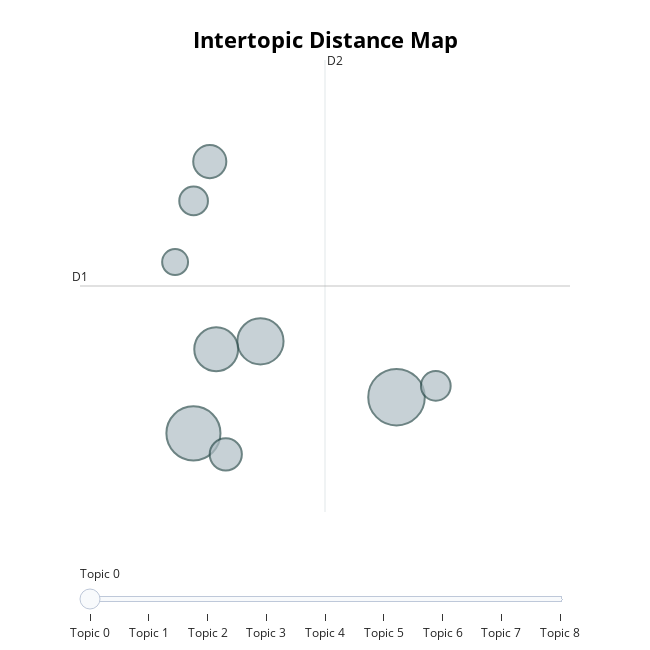

The code cell stored with this chart in its notebook:
### Markdown cell above
# Bert Topic

### Code cell
topic_model.visualize_topics()

### Figure 1 — Plotly figure (JSON) as saved in the notebook; plotly's stock layout.template omitted (floating-point values rounded to 4 significant figures)
{"data": [{"customdata": [[0, "heat | electricity | buildings | heating | decarbonisation", 105], [1, "resilience | events | risk | extreme | hazards", 96], [2, "skills | evidence | capacity | knowledge | learning", 70], [3, "work | city | people | goals | achieve", 63], [4, "waste | consumption | goods | responsible | recycling", 36], [5, "natural | global | ipcc | species | warming", 34], [6, "vehicles | cycling | people | walking | air", 29], [7, "food | sustainable | chain | resilient | cultural", 27], [8, "green | blue | environment | health | community", 22]], "hovertemplate": "<b>Topic %{customdata[0]}</b><br>Words: %{customdata[1]}<br>Size: %{customdata[2]}", "legendgroup": "", "marker": {"color": "#B0BEC5", "line": {"color": "DarkSlateGrey", "width": 2}, "size": [105, 96, 70, 63, 36, 34, 29, 27, 22], "sizemode": "area", "sizeref": 0.06563, "symbol": "circle"}, "mode": "markers", "name": "", "orientation": "v", "showlegend": false, "type": "scatter", "x": [10.47, 7.985, 8.805, 8.264, 8.185, 8.381, 10.95, 7.987, 7.761], "xaxis": "x", "y": [5.2, 4.774, 5.858, 5.764, 7.973, 4.528, 5.333, 7.511, 6.791], "yaxis": "y"}], "layout": {"annotations": [{"showarrow": false, "text": "D1", "x": 6.597, "y": 6.509, "yshift": 10}, {"showarrow": false, "text": "D2", "x": 9.596, "xshift": 10, "y": 9.169}], "height": 650, "hoverlabel": {"bgcolor": "white", "font": {"family": "Rockwell", "size": 16}}, "legend": {"itemsizing": "constant", "tracegroupgap": 0}, "margin": {"t": 60}, "shapes": [{"line": {"color": "#CFD8DC", "width": 2}, "type": "line", "x0": 9.596, "x1": 9.596, "y0": 3.848, "y1": 9.169}, {"line": {"color": "#9E9E9E", "width": 2}, "type": "line", "x0": 6.597, "x1": 12.59, "y0": 6.509, "y1": 6.509}], "sliders": [{"active": 0, "pad": {"t": 50}, "steps": [{"args": [{"marker.color": [["red", "#B0BEC5", "#B0BEC5", "#B0BEC5", "#B0BEC5", "#B0BEC5", "#B0BEC5", "#B0BEC5", "#B0BEC5"]]}], "label": "Topic 0", "method": "update"}, {"args": [{"marker.color": [["#B0BEC5", "red", "#B0BEC5", "#B0BEC5", "#B0BEC5", "#B0BEC5", "#B0BEC5", "#B0BEC5", "#B0BEC5"]]}], "label": "Topic 1", "method": "update"}, {"args": [{"marker.color": [["#B0BEC5", "#B0BEC5", "red", "#B0BEC5", "#B0BEC5", "#B0BEC5", "#B0BEC5", "#B0BEC5", "#B0BEC5"]]}], "label": "Topic 2", "method": "update"}, {"args": [{"marker.color": [["#B0BEC5", "#B0BEC5", "#B0BEC5", "red", "#B0BEC5", "#B0BEC5", "#B0BEC5", "#B0BEC5", "#B0BEC5"]]}], "label": "Topic 3", "method": "update"}, {"args": [{"marker.color": [["#B0BEC5", "#B0BEC5", "#B0BEC5", "#B0BEC5", "red", "#B0BEC5", "#B0BEC5", "#B0BEC5", "#B0BEC5"]]}], "label": "Topic 4", "method": "update"}, {"args": [{"marker.color": [["#B0BEC5", "#B0BEC5", "#B0BEC5", "#B0BEC5", "#B0BEC5", "red", "#B0BEC5", "#B0BEC5", "#B0BEC5"]]}], "label": "Topic 5", "method": "update"}, {"args": [{"marker.color": [["#B0BEC5", "#B0BEC5", "#B0BEC5", "#B0BEC5", "#B0BEC5", "#B0BEC5", "red", "#B0BEC5", "#B0BEC5"]]}], "label": "Topic 6", "method": "update"}, {"args": [{"marker.color": [["#B0BEC5", "#B0BEC5", "#B0BEC5", "#B0BEC5", "#B0BEC5", "#B0BEC5", "#B0BEC5", "red", "#B0BEC5"]]}], "label": "Topic 7", "method": "update"}, {"args": [{"marker.color": [["#B0BEC5", "#B0BEC5", "#B0BEC5", "#B0BEC5", "#B0BEC5", "#B0BEC5", "#B0BEC5", "#B0BEC5", "red"]]}], "label": "Topic 8", "method": "update"}]}], "title": {"font": {"color": "Black", "size": 22}, "text": "<b>Intertopic Distance Map", "x": 0.5, "xanchor": "center", "y": 0.95, "yanchor": "top"}, "width": 650, "xaxis": {"anchor": "y", "domain": [0, 1], "range": [6.597, 12.59], "title": {"text": ""}, "visible": false}, "yaxis": {"anchor": "x", "domain": [0, 1], "range": [3.848, 9.169], "title": {"text": ""}, "visible": false}}}
